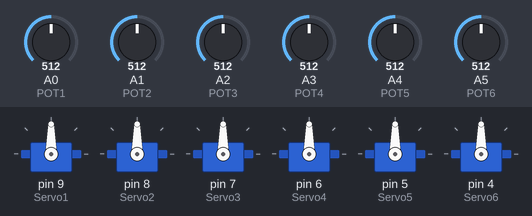
Simulated run of this sketch. Board: Arduino Uno, built with avr-gcc and run on an emulated ATmega328P. Shown: 6 × servo. The test bench sets the inputs (shaded band); at power-on: A0 (POT1) = 512, A1 (POT2) = 512, A2 (POT3) = 512, A3 (POT4) = 512, A4 (POT5) = 512, A5 (POT6) = 512.

Above: at 1.2 s.
1.3 s: A0 (POT1) set to 716
At 2.1 s:
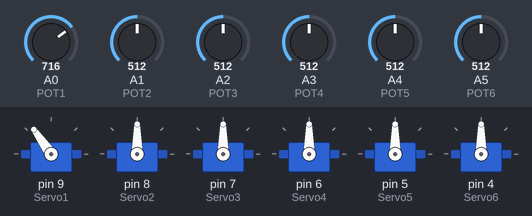
2.8 s: A1 (POT2) set to 716
At 3.8 s:
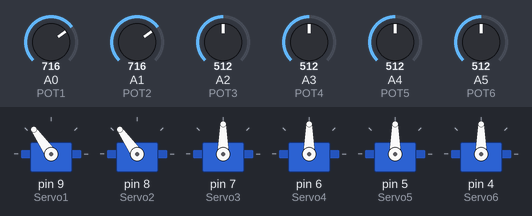
4.3 s: A2 (POT3) set to 716
At 5.4 s:
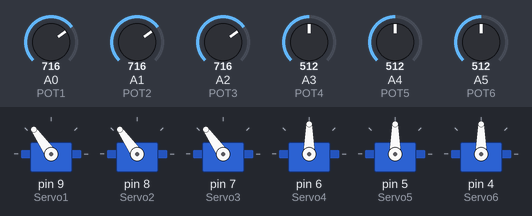
5.8 s: A3 (POT4) set to 716
At 7.0 s:
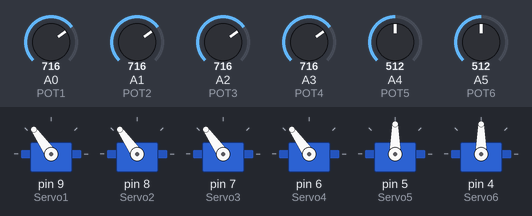
7.3 s: A4 (POT5) set to 716
At 8.5 s:
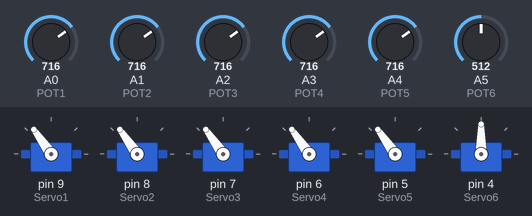
8.8 s: A5 (POT6) set to 716
At 10.2 s:
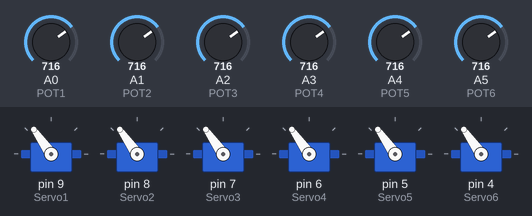
Timing chart, 0 to 11.3 s (numbered marks = the images above; inputs shaded):
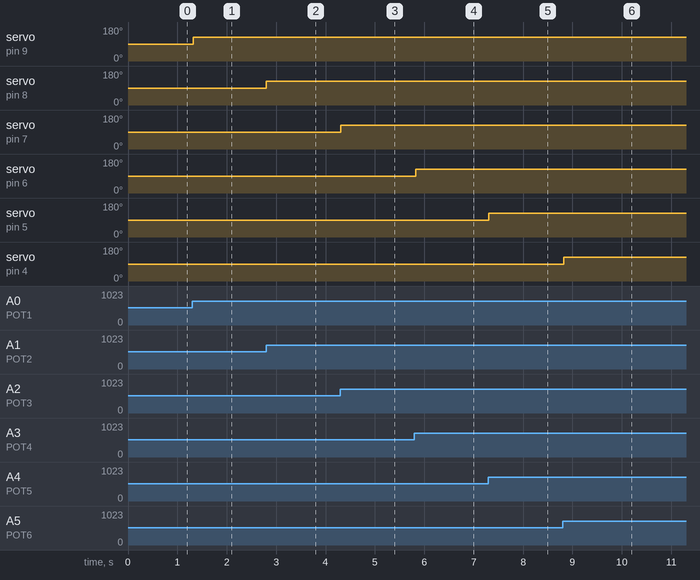

The sketch:

pot-control-servo.ino
```cpp
#include <Servo.h>

Servo Servo1;
Servo Servo2;
Servo Servo3;
Servo Servo4;
Servo Servo5;
Servo Servo6;

int VAL1;
int VAL2;
int VAL3;
int VAL4;
int VAL5;
int VAL6;

int POT1 = A0;
int POT2 = A1;
int POT3 = A2;
int POT4 = A3;
int POT5 = A4;
int POT6 = A5;

void setup()
{
  Servo1.attach(9);
  Servo2.attach(8);
  Servo3.attach(7);
  Servo4.attach(6);
  Servo5.attach(5);
  Servo6.attach(4);
}

void loop()
{
  VAL1 = analogRead(POT1);
  VAL1 = map(VAL1, 0, 1023, 0, 180);
  Servo1.write(VAL1);
  delay(5);
  VAL2 = analogRead(POT2);
  VAL2 = map(VAL2, 0, 1023, 0, 180);
  Servo2.write(VAL2);
  delay(5);
  VAL3 = analogRead(POT3);
  VAL3 = map(VAL3, 0, 1023, 0, 180);
  Servo3.write(VAL3);
  delay(5);
  VAL4 = analogRead(POT4);
  VAL4 = map(VAL4, 0, 1023, 0, 180);
  Servo4.write(VAL4);
  delay(5);
  VAL5 = analogRead(POT5);
  VAL5 = map(VAL5, 0, 1023, 0, 180);
  Servo5.write(VAL5);
  delay(5);
  VAL6 = analogRead(POT6);
  VAL6 = map(VAL6, 0, 1023, 0, 180);
  Servo6.write(VAL6);
  delay(5);
}
```

Measured:
- after the input at 1.3 s, servo on pin 9 (Servo1): 90° → 125° at once
- after the input at 2.8 s, servo on pin 8 (Servo2): 90° → 125° at once
- after the input at 4.3 s, servo on pin 7 (Servo3): 90° → 125° at once
- after the input at 5.8 s, servo on pin 6 (Servo4): 90° → 125° at once
- after the input at 7.3 s, servo on pin 5 (Servo5): 90° → 125° at once
- after the input at 8.8 s, servo on pin 4 (Servo6): 90° → 125° at once
